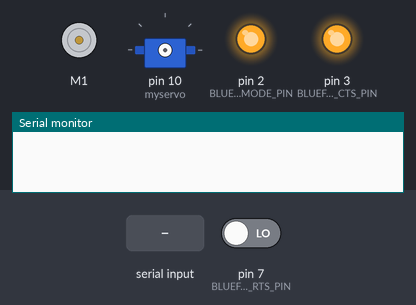
The sketch below on a simulated Arduino Leonardo, built with avr-gcc and run on an emulated ATmega32U4. On the bench: DC motor (green arrow = forward, orange = backward, longer = faster), servo, output pins drawn as LEDs (lit = HIGH), the last lines printed to the serial monitor. The test bench sets the inputs (shaded band); at power-on: pin 7 (BLUEFRUIT_UART_RTS_PIN) LOW. The modem accepts every AT command (registered, SIM ready, sends succeed) and sends nothing else.

Above: at 1.3 s.
1.4 s: "90,45\n" received over the second serial link
At 2.4 s:
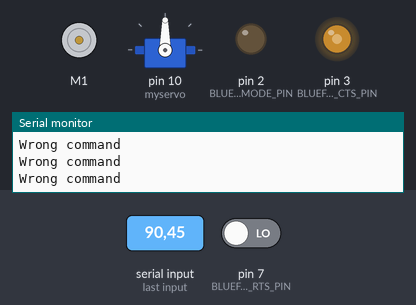
4.4 s: "START" received over the second serial link
At 6.6 s:
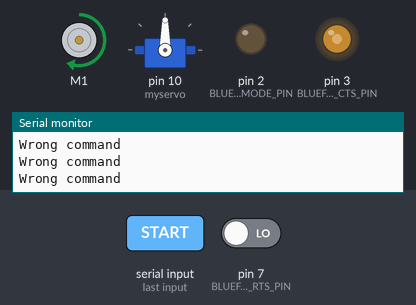
7.4 s: "REVERSE" received over the second serial link
At 13.9 s:
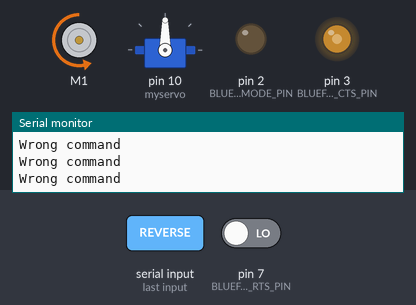
Timing chart, 0 to 16.4 s (numbered marks = the images above; inputs shaded):
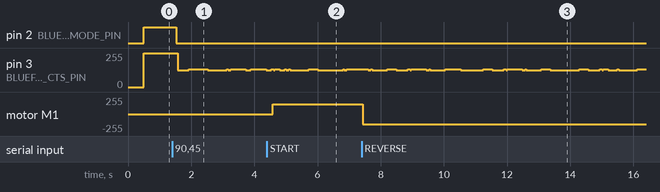

The sketch:

my_car.ino
```cpp
#include <Arduino.h>
#include <SoftwareSerial.h>
#include "Adafruit_BluefruitLE_UART.h"
#include "BluefruitConfig.h"

#include <Wire.h>
#include <Adafruit_MotorShield.h>
#include <Servo.h>

// create servo object to control a servo
Servo myservo;

// Create the motor shield object with
Adafruit_MotorShield AFMS = Adafruit_MotorShield();

// Select which 'port' M1, M2, M3 or M4. In this case, M1
Adafruit_DCMotor *myMotor = AFMS.getMotor(1);


// Create the bluefruit object.
SoftwareSerial bluefruitSS = SoftwareSerial(BLUEFRUIT_SWUART_TXD_PIN, BLUEFRUIT_SWUART_RXD_PIN);
Adafruit_BluefruitLE_UART ble(bluefruitSS, BLUEFRUIT_UART_MODE_PIN, BLUEFRUIT_UART_CTS_PIN, BLUEFRUIT_UART_RTS_PIN);


void setup() {
  delay(500);

  // set serial speed
  Serial.begin(115200);

  // connect to bluetooth shield
  if ( ! ble.begin() ) {
    Serial.println(F("Couldn't find Bluefruit, make sure it's in CommanD mode & check wiring"));
  }

  // wait for connection from iphone
  while (! ble.isConnected() ) {
      delay(500);
  }

  // allow data transmission
  ble.setMode(BLUEFRUIT_MODE_DATA);

  // start motor controller
  AFMS.begin();
  myMotor->setSpeed(150);

  myservo.attach(10);  // attaches the servo on pin 9 to the servo object
}


void loop() {
  ble.readline(100);

  char val[10];
  if (! strcmp(ble.buffer, "START") ) {
    Serial.println("Starting");
    myMotor->run(FORWARD);
  } else if ( ! strcmp(ble.buffer, "STOP") ) {
    Serial.println("Stopping");
    myMotor->run(RELEASE);
  } else if ( ! strcmp(ble.buffer, "REVERSE") ) {
    Serial.println("Reversing");
    myMotor->run(BACKWARD);
  } else if ( sscanf(ble.buffer, "TURN:%s", val ) == 1 ) {
    Serial.print("Turning: ");
    myservo.write(atoi(val));
  } else {
    Serial.println("Wrong command");
  }

}
```

BluefruitConfig.h
```cpp
// COMMON SETTINGS
// ----------------------------------------------------------------------------------------------
// These settings are used in both SW UART, HW UART and SPI mode
// ----------------------------------------------------------------------------------------------
#define BUFSIZE                        128   // Size of the read buffer for incoming data
#define VERBOSE_MODE                   true  // If set to 'true' enables debug output


// SOFTWARE UART SETTINGS
// ----------------------------------------------------------------------------------------------
// The following macros declare the pins that will be used for 'SW' serial.
// You should use this option if you are connecting the UART Friend to an UNO
// ----------------------------------------------------------------------------------------------
#define BLUEFRUIT_SWUART_RXD_PIN       5    // Required for software serial!
#define BLUEFRUIT_SWUART_TXD_PIN       4   // Required for software serial!
#define BLUEFRUIT_UART_CTS_PIN         3   // Required for software serial!
#define BLUEFRUIT_UART_RTS_PIN         7   // Optional, set to -1 if unused


// HARDWARE UART SETTINGS
// ----------------------------------------------------------------------------------------------
// The following macros declare the HW serial port you are using. Uncomment
// this line if you are connecting the BLE to Leonardo/Micro or Flora
// ----------------------------------------------------------------------------------------------
#ifdef Serial1    // this makes it not complain on compilation if there's no Serial1
  #define BLUEFRUIT_HWSERIAL_NAME      Serial1
#endif


// SHARED UART SETTINGS
// ----------------------------------------------------------------------------------------------
// The following sets the optional Mode pin, its recommended but not required
// ----------------------------------------------------------------------------------------------
#define BLUEFRUIT_UART_MODE_PIN        2    // Set to -1 if unused


// SHARED SPI SETTINGS
// ----------------------------------------------------------------------------------------------
// The following macros declare the pins to use for HW and SW SPI communication.
// SCK, MISO and MOSI should be connected to the HW SPI pins on the Uno when
// using HW SPI.  This should be used with nRF51822 based Bluefruit LE modules
// that use SPI (Bluefruit LE SPI Friend).
// ----------------------------------------------------------------------------------------------
#define BLUEFRUIT_SPI_CS               8
#define BLUEFRUIT_SPI_IRQ              7
#define BLUEFRUIT_SPI_RST              4    // Optional but recommended, set to -1 if unused

// SOFTWARE SPI SETTINGS
// ----------------------------------------------------------------------------------------------
// The following macros declare the pins to use for SW SPI communication.
// This should be used with nRF51822 based Bluefruit LE modules that use SPI
// (Bluefruit LE SPI Friend).
// ----------------------------------------------------------------------------------------------
#define BLUEFRUIT_SPI_SCK              13
#define BLUEFRUIT_SPI_MISO             12
#define BLUEFRUIT_SPI_MOSI             11
```

Measured:
- after the input at 1.4 s, pin 2 (BLUEFRUIT_UART_MODE_PIN): HIGH → LOW after 0.12 s
- after the input at 4.4 s, motor M1: stopped → forward 150/255 after 0.18 s
- after the input at 7.4 s, motor M1: forward 150/255 → backward 150/255 at once
